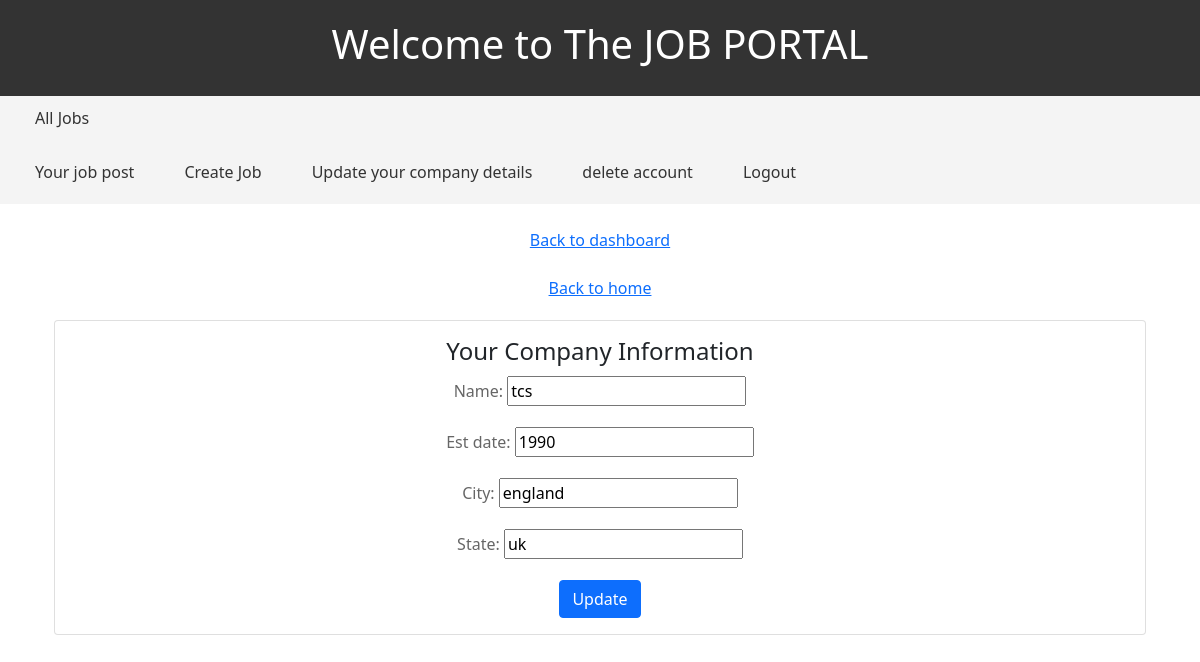
The page /company/update-company/ (signed in) on the database its author committed.
### company/models.py (models this page shows, shortened)
class Company(models.Model):
    user = models. OneToOneField(User, on_delete=models.CASCADE)
    name = models. CharField(max_length=100,null=True,blank=True)
    est_date = models. PositiveIntegerField(null=True,blank=True)
    city = models. CharField(max_length=100,null=True,blank=True)
    state = models. CharField(max_length=100,null=True,blank=True)

### company/views.py (the view)
# urls.py: path('update-company/',update_company,name="update-company"),
def update_company(request):
    if request.user.is_recruiter:
        company = Company.objects.get(user=request.user)
        if request.method == 'POST':
            form=UpdateCompanyForm(request.POST, instance=company)
            if form.is_valid():
                var=form.save(commit=False)
                user= User.objects.get(id=request.user.id)
                user.has_company = True
                var.save()
                user.save()
                messages.info (request, 'Your company is now active. You can start creating job ads')
                return redirect('company-detail', pk=company.pk)
            else:
                messages.warning (request, 'Something went wrong')
        else:
            form=UpdateCompanyForm(instance=company)
            context = {'form': form}
            return render(request, 'company/update_company.html',context)
    else:
        messages.danger(request, 'permission denaied')
        return redirect("dashboard")

### company/foms.py
class UpdateCompanyForm(forms.ModelForm):
    class Meta:
        model=Company
        exclude=("user",)

### templates/company/update_company.html (shortened to what this page needs)
{% extends 'users/base.html' %}
{% block content %}
    <div class="container">
        <div class="card">
            <div class="card-body">
                <h4 class="card-title">Your Company Information</h4>
                <form method="post">
                    {{ form.as_p }}
                    <button type="submit" class="btn btn-primary">Update</button>
                </form>
            </div>
        </div>
    </div>
    <link href="https://stackpath.bootstrapcdn.com/bootstrap/5.1.3/css/bootstrap.min.css" rel="stylesheet">
{% endblock %}

### templates/users/base.html (style rules this page uses)
body { font-family: Arial, sans-serif; margin: 0; padding: 0; }
.container { margin: 20px auto; text-align: center; }
.container p { color: #666; margin-top: 10px; }

### rows shown on the page
Company: name "tcs", est_date "1990", city "england", state "uk"
